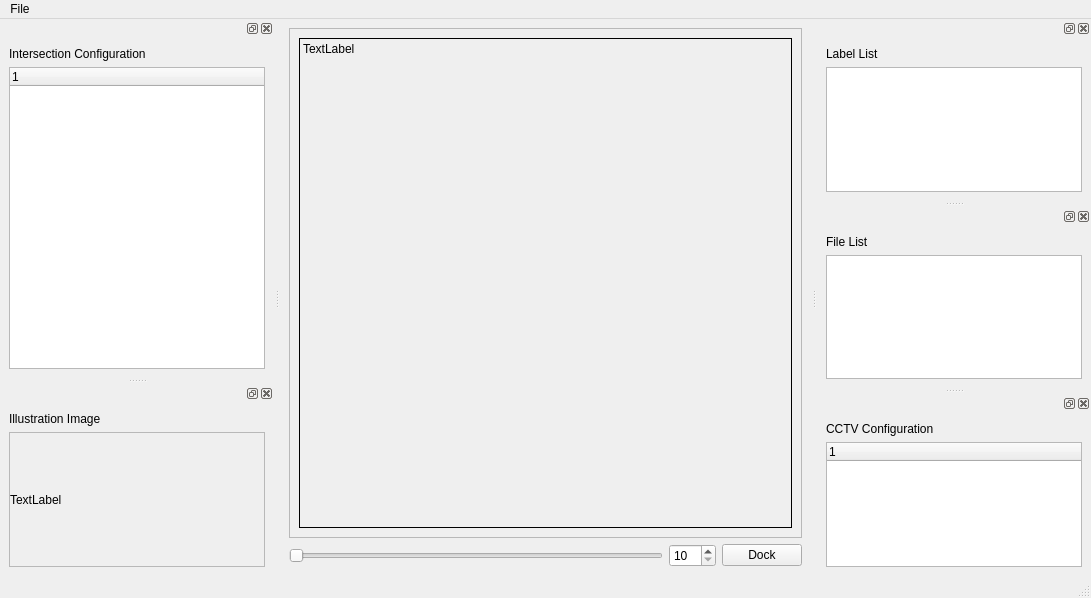
<?xml version="1.0" encoding="UTF-8"?>
<ui version="4.0">
 <class>MainWindow</class>
 <widget class="QMainWindow" name="MainWindow">
  <property name="geometry">
   <rect>
    <x>0</x>
    <y>0</y>
    <width>1091</width>
    <height>598</height>
   </rect>
  </property>
  <property name="windowTitle">
   <string>MainWindow</string>
  </property>
  <widget class="QWidget" name="centralwidget">
   <layout class="QGridLayout" name="gridLayout_2">
    <item row="0" column="0">
     <layout class="QVBoxLayout" name="verticalLayout">
      <item>
       <widget class="QScrollArea" name="scrollArea">
        <property name="widgetResizable">
         <bool>true</bool>
        </property>
        <widget class="QWidget" name="scrollAreaWidgetContents">
         <property name="geometry">
          <rect>
           <x>0</x>
           <y>0</y>
           <width>509</width>
           <height>504</height>
          </rect>
         </property>
         <layout class="QGridLayout" name="gridLayout">
          <item row="1" column="0">
           <widget class="QLabel" name="lblImage">
            <property name="sizePolicy">
             <sizepolicy hsizetype="Preferred" vsizetype="Preferred">
              <horstretch>0</horstretch>
              <verstretch>0</verstretch>
             </sizepolicy>
            </property>
            <property name="mouseTracking">
             <bool>true</bool>
            </property>
            <property name="frameShape">
             <enum>QFrame::Box</enum>
            </property>
            <property name="text">
             <string>TextLabel</string>
            </property>
            <property name="alignment">
             <set>Qt::AlignLeading|Qt::AlignLeft|Qt::AlignTop</set>
            </property>
           </widget>
          </item>
         </layout>
        </widget>
       </widget>
      </item>
      <item>
       <layout class="QHBoxLayout" name="horizontalLayout">
        <item>
         <widget class="QSlider" name="hsldScaling">
          <property name="minimum">
           <number>10</number>
          </property>
          <property name="maximum">
           <number>500</number>
          </property>
          <property name="pageStep">
           <number>50</number>
          </property>
          <property name="orientation">
           <enum>Qt::Horizontal</enum>
          </property>
         </widget>
        </item>
        <item>
         <widget class="QSpinBox" name="spbScaling">
          <property name="suffix">
           <string/>
          </property>
          <property name="minimum">
           <number>10</number>
          </property>
          <property name="maximum">
           <number>500</number>
          </property>
          <property name="singleStep">
           <number>1</number>
          </property>
         </widget>
        </item>
        <item>
         <widget class="QPushButton" name="btnDock">
          <property name="text">
           <string>Dock</string>
          </property>
         </widget>
        </item>
       </layout>
      </item>
     </layout>
    </item>
   </layout>
  </widget>
  <widget class="QMenuBar" name="menubar">
   <property name="geometry">
    <rect>
     <x>0</x>
     <y>0</y>
     <width>1091</width>
     <height>21</height>
    </rect>
   </property>
   <widget class="QMenu" name="menuFile">
    <property name="title">
     <string>File</string>
    </property>
    <addaction name="actionOpen_Video"/>
    <addaction name="actionOpen_Images"/>
    <addaction name="separator"/>
    <addaction name="actionOpen_Images_Patty_Label"/>
   </widget>
   <addaction name="menuFile"/>
  </widget>
  <widget class="QStatusBar" name="statusbar"/>
  <widget class="QDockWidget" name="dwgLabelList">
   <attribute name="dockWidgetArea">
    <number>2</number>
   </attribute>
   <widget class="QWidget" name="dockWidgetContents">
    <layout class="QGridLayout" name="gridLayout_3">
     <item row="0" column="0">
      <layout class="QVBoxLayout" name="verticalLayout_2">
       <item>
        <widget class="QLabel" name="lblLabel">
         <property name="text">
          <string>Label List</string>
         </property>
        </widget>
       </item>
       <item>
        <widget class="QListWidget" name="lstLabel"/>
       </item>
      </layout>
     </item>
    </layout>
   </widget>
  </widget>
  <widget class="QDockWidget" name="dwgFileList">
   <attribute name="dockWidgetArea">
    <number>2</number>
   </attribute>
   <widget class="QWidget" name="dockWidgetContents_2">
    <layout class="QGridLayout" name="gridLayout_4">
     <item row="0" column="0">
      <layout class="QVBoxLayout" name="verticalLayout_3">
       <item>
        <widget class="QLabel" name="lblFile">
         <property name="text">
          <string>File List</string>
         </property>
        </widget>
       </item>
       <item>
        <widget class="QListWidget" name="lstFile"/>
       </item>
      </layout>
     </item>
    </layout>
   </widget>
  </widget>
  <widget class="QDockWidget" name="dwgIntersectionConfiguration">
   <property name="minimumSize">
    <size>
     <width>143</width>
     <height>133</height>
    </size>
   </property>
   <attribute name="dockWidgetArea">
    <number>1</number>
   </attribute>
   <widget class="QWidget" name="dockWidgetContents_3">
    <layout class="QGridLayout" name="gridLayout_6">
     <item row="0" column="0">
      <layout class="QVBoxLayout" name="verticalLayout_5">
       <item>
        <widget class="QLabel" name="lblIntersectionConfiguration">
         <property name="sizePolicy">
          <sizepolicy hsizetype="Preferred" vsizetype="Preferred">
           <horstretch>0</horstretch>
           <verstretch>0</verstretch>
          </sizepolicy>
         </property>
         <property name="text">
          <string>Intersection Configuration</string>
         </property>
        </widget>
       </item>
       <item>
        <widget class="QTreeWidget" name="treeIntersectionConfig">
         <property name="sizePolicy">
          <sizepolicy hsizetype="Expanding" vsizetype="Expanding">
           <horstretch>0</horstretch>
           <verstretch>0</verstretch>
          </sizepolicy>
         </property>
         <property name="headerHidden">
          <bool>false</bool>
         </property>
         <column>
          <property name="text">
           <string notr="true">1</string>
          </property>
         </column>
        </widget>
       </item>
      </layout>
     </item>
    </layout>
   </widget>
  </widget>
  <widget class="QDockWidget" name="dwgIllustration">
   <property name="minimumSize">
    <size>
     <width>102</width>
     <height>133</height>
    </size>
   </property>
   <attribute name="dockWidgetArea">
    <number>1</number>
   </attribute>
   <widget class="QWidget" name="dockWidgetContents_4">
    <layout class="QGridLayout" name="gridLayout_7">
     <item row="0" column="0">
      <layout class="QVBoxLayout" name="verticalLayout_4">
       <item>
        <widget class="QLabel" name="lblIllustration">
         <property name="sizePolicy">
          <sizepolicy hsizetype="Preferred" vsizetype="Preferred">
           <horstretch>0</horstretch>
           <verstretch>0</verstretch>
          </sizepolicy>
         </property>
         <property name="text">
          <string>Illustration Image</string>
         </property>
        </widget>
       </item>
       <item>
        <widget class="QScrollArea" name="scrollArea_2">
         <property name="widgetResizable">
          <bool>true</bool>
         </property>
         <widget class="QWidget" name="scrollAreaWidgetContents_2">
          <property name="geometry">
           <rect>
            <x>0</x>
            <y>0</y>
            <width>254</width>
            <height>128</height>
           </rect>
          </property>
          <property name="sizePolicy">
           <sizepolicy hsizetype="Expanding" vsizetype="Expanding">
            <horstretch>0</horstretch>
            <verstretch>0</verstretch>
           </sizepolicy>
          </property>
          <layout class="QGridLayout" name="gridLayout_5">
           <property name="leftMargin">
            <number>0</number>
           </property>
           <property name="topMargin">
            <number>0</number>
           </property>
           <property name="rightMargin">
            <number>0</number>
           </property>
           <property name="bottomMargin">
            <number>0</number>
           </property>
           <item row="0" column="0">
            <widget class="QLabel" name="lblIllustrationImage">
             <property name="sizePolicy">
              <sizepolicy hsizetype="Expanding" vsizetype="Expanding">
               <horstretch>0</horstretch>
               <verstretch>0</verstretch>
              </sizepolicy>
             </property>
             <property name="frameShape">
              <enum>QFrame::NoFrame</enum>
             </property>
             <property name="text">
              <string>TextLabel</string>
             </property>
            </widget>
           </item>
          </layout>
         </widget>
        </widget>
       </item>
      </layout>
     </item>
    </layout>
   </widget>
  </widget>
  <widget class="QDockWidget" name="dwgCCTVConfig">
   <attribute name="dockWidgetArea">
    <number>2</number>
   </attribute>
   <widget class="QWidget" name="dockWidgetContents_5">
    <layout class="QGridLayout" name="gridLayout_8">
     <item row="0" column="0">
      <layout class="QVBoxLayout" name="verticalLayout_6">
       <item>
        <widget class="QLabel" name="lblCCTVConfiguration">
         <property name="text">
          <string>CCTV Configuration</string>
         </property>
        </widget>
       </item>
       <item>
        <widget class="QTreeWidget" name="treeCCTVConfig">
         <column>
          <property name="text">
           <string notr="true">1</string>
          </property>
         </column>
        </widget>
       </item>
      </layout>
     </item>
    </layout>
   </widget>
  </widget>
  <action name="actionOpen_Video">
   <property name="text">
    <string>Open Video</string>
   </property>
  </action>
  <action name="actionOpen_Images">
   <property name="text">
    <string>Open Images</string>
   </property>
  </action>
  <action name="actionOpen_Images_Patty_Label">
   <property name="text">
    <string>Open Images (Patty Label)</string>
   </property>
  </action>
 </widget>
 <resources/>
 <connections>
  <connection>
   <sender>hsldScaling</sender>
   <signal>valueChanged(int)</signal>
   <receiver>spbScaling</receiver>
   <slot>setValue(int)</slot>
   <hints>
    <hint type="sourcelabel">
     <x>723</x>
     <y>559</y>
    </hint>
    <hint type="destinationlabel">
     <x>880</x>
     <y>563</y>
    </hint>
   </hints>
  </connection>
  <connection>
   <sender>spbScaling</sender>
   <signal>valueChanged(int)</signal>
   <receiver>hsldScaling</receiver>
   <slot>setValue(int)</slot>
   <hints>
    <hint type="sourcelabel">
     <x>868</x>
     <y>552</y>
    </hint>
    <hint type="destinationlabel">
     <x>806</x>
     <y>547</y>
    </hint>
   </hints>
  </connection>
 </connections>
</ui>
